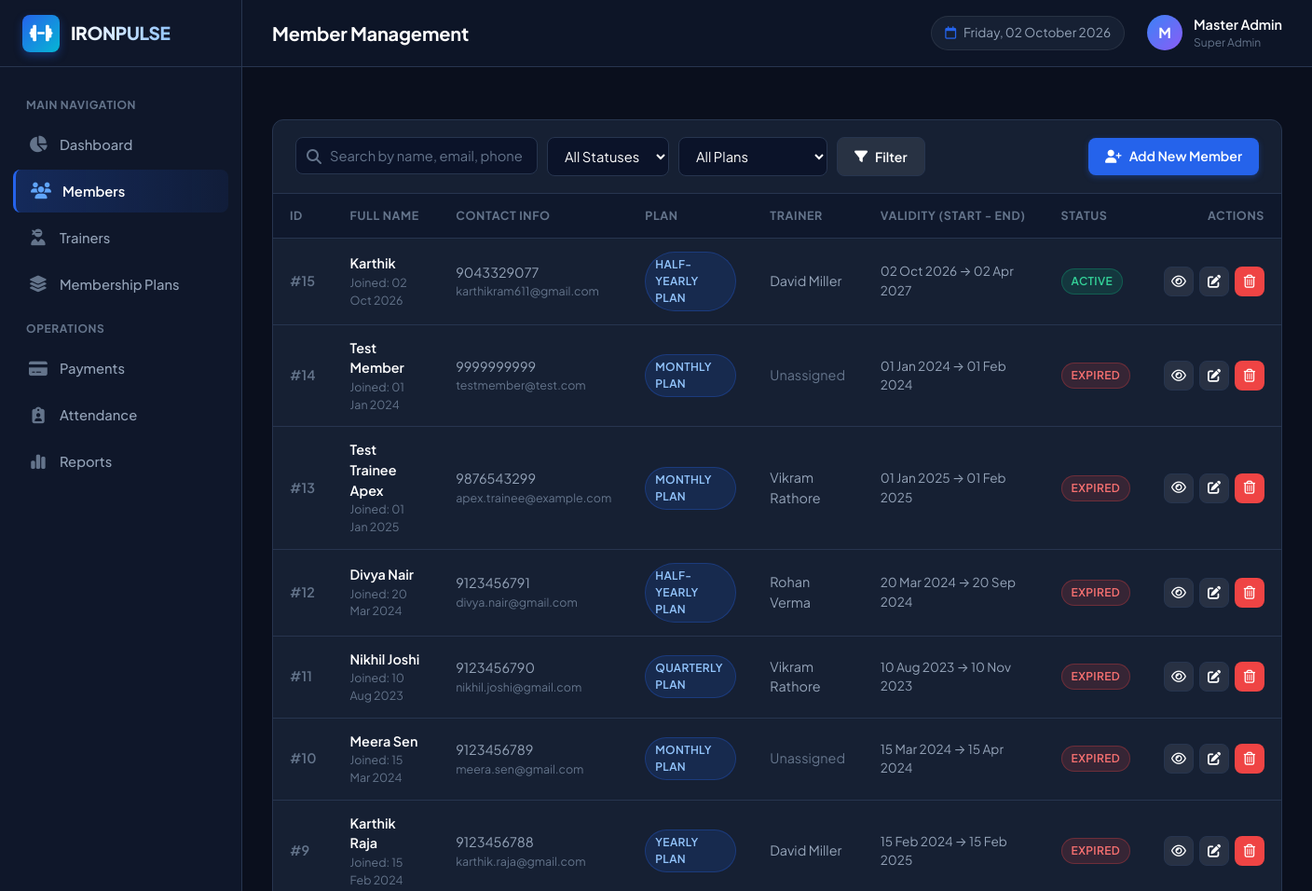
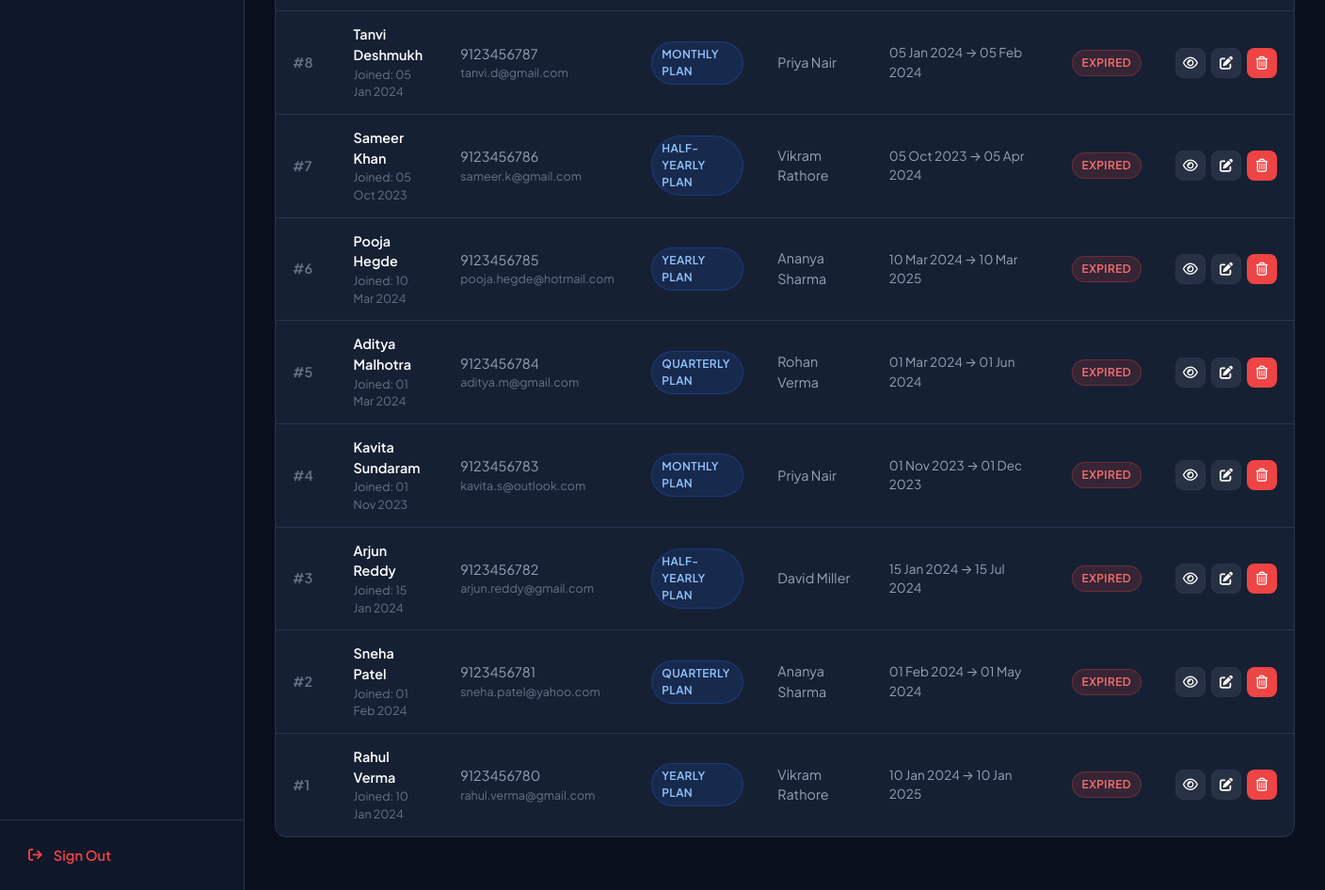
Screenshot of /members (signed in) with the database file from the repository (2 pictures, top to bottom).
### tables this page shows
CREATE TABLE members (
        id INTEGER PRIMARY KEY AUTOINCREMENT,
        full_name TEXT NOT NULL,
        email TEXT UNIQUE NOT NULL,
        phone TEXT NOT NULL,
        gender TEXT NOT NULL,
        dob TEXT,
        address TEXT,
        joining_date TEXT NOT NULL,
        trainer_id INTEGER,
        plan_id INTEGER,
        membership_start TEXT NOT NULL,
        membership_end TEXT NOT NULL,
        status TEXT DEFAULT 'Active',
        created_at TIMESTAMP DEFAULT CURRENT_TIMESTAMP,
        FOREIGN KEY (trainer_id) REFERENCES trainers(id) ON DELETE SET NULL,
        FOREIGN KEY (plan_id) REFERENCES membership_plans(id) ON DELETE SET NULL
    );

CREATE TABLE membership_plans (
        id INTEGER PRIMARY KEY AUTOINCREMENT,
        plan_name TEXT UNIQUE NOT NULL,
        duration_months INTEGER NOT NULL,
        price REAL NOT NULL,
        description TEXT,
        status TEXT DEFAULT 'Active',
        created_at TIMESTAMP DEFAULT CURRENT_TIMESTAMP
    );

CREATE TABLE trainers (
        id INTEGER PRIMARY KEY AUTOINCREMENT,
        name TEXT NOT NULL,
        email TEXT UNIQUE NOT NULL,
        phone TEXT NOT NULL,
        gender TEXT NOT NULL,
        specialization TEXT NOT NULL,
        experience INTEGER NOT NULL DEFAULT 1,
        salary REAL NOT NULL DEFAULT 0.00,
        joining_date TEXT NOT NULL,
        status TEXT DEFAULT 'Active',
        created_at TIMESTAMP DEFAULT CURRENT_TIMESTAMP
    );

### app.py (the view)
@app.route('/members')
@login_required
def members():
    refresh_membership_statuses()
    search_query = request.args.get('q', '').strip()
    status_filter = request.args.get('status', '').strip()
    plan_filter = request.args.get('plan_id', '').strip()
    sql = """
        SELECT m.*, p.plan_name, p.price, t.name AS trainer_name
        FROM members m
        LEFT JOIN membership_plans p ON m.plan_id = p.id
        LEFT JOIN trainers t ON m.trainer_id = t.id
        WHERE 1=1
    """
    params = []
    if search_query:
        sql += " AND (m.full_name LIKE %s OR m.email LIKE %s OR m.phone LIKE %s)"
        like_term = f"%{search_query}%"
        params.extend([like_term, like_term, like_term])
    if status_filter:
        sql += " AND m.status = %s"
        params.append(status_filter)
    if plan_filter:
        sql += " AND m.plan_id = %s"
        params.append(plan_filter)
    sql += " ORDER BY m.id DESC"
    member_list = query_db(sql, tuple(params))
    all_plans = query_db("SELECT id, plan_name FROM membership_plans WHERE status = 'Active'")
    return render_template(
        'members/members.html',
        members=member_list,
        plans=all_plans,
        q=search_query,
        selected_status=status_filter,
        selected_plan=plan_filter
    )

### app.py (called while the page is built)
@app.template_filter('format_date')
def date_filter(d):
    return format_date_display(d)

@app.context_processor
def inject_globals():
    return {
        'current_date': date.today().strftime('%A, %d %B %Y'),
        'today_ymd': date.today().strftime('%Y-%m-%d'),
        'current_admin': session.get('admin_name', 'Administrator'),
        'current_admin_user': session.get('admin_username', 'admin')
    }

def refresh_membership_statuses():
    try:
        modify_db("""
            UPDATE members
            SET status = 'Expired'
            WHERE membership_end < CURDATE() AND status = 'Active'
        """)
    except Exception as e:
        pass

### utils/database.py (called while the page is built, shortened)
def is_mysql_available():
    global _mysql_checked, _mysql_available
    if _mysql_checked:
        return _mysql_available

def get_db_connection():
    global DB_MODE
    DB_MODE = 'sqlite_fallback'
    os.makedirs(os.path.dirname(SQLITE_PATH), exist_ok=True)
    conn = sqlite3.connect(SQLITE_PATH, timeout=10)
    conn.row_factory = sqlite3.Row
    return conn

def query_db(query, args=(), one=False):
    conn = get_db_connection()
    try:
        if DB_MODE == 'mysql':
            cursor = conn.cursor(dictionary=True)
            cursor.execute(query, args)
            result = cursor.fetchall()
            cursor.close()
            return (result[0] if result else None) if one else result
        else:
            adapted_query = adapt_query_for_sqlite(query)
            cursor = conn.cursor()
            cursor.execute(adapted_query, args)
            rows = cursor.fetchall()
            result = [dict(row) for row in rows]
            cursor.close()
            return (result[0] if result else None) if one else result
    finally:
        conn.close()

### utils/helpers.py (called while the page is built)
def login_required(f):
    @wraps(f)
    def decorated_function(*args, **kwargs):
        if 'admin_logged_in' not in session or not session.get('admin_logged_in'):
            flash('Please log in first to access the dashboard.', 'warning')
            return redirect(url_for('login'))
        return f(*args, **kwargs)
    return decorated_function

def format_date_display(d):
    if not d:
        return "N/A"
    try:
        if isinstance(d, (datetime, date)):
            return d.strftime('%d %b %Y')
        parsed = datetime.strptime(str(d).split(' ')[0], '%Y-%m-%d')
        return parsed.strftime('%d %b %Y')
    except Exception:
        return str(d)

### templates/members/members.html (shortened to what this page needs)
{% extends 'base.html' %}
{% block page_title %}Member Management{% endblock %}
{% block content %}
<div class="card">
    <div class="card-header">
        <div class="filter-group">
            <form action="{{ url_for('members') }}" method="GET" style="display: flex; gap: 10px; flex-wrap: wrap;">
                <div class="search-box">
                    <i class="fa-solid fa-magnifying-glass"></i>
                    <input
                        type="text"
                        name="q"
                        class="form-control"
                        placeholder="Search by name, email, phone..."
                        value="{{ q }}"
                    >
                </div>
                <select name="status" class="form-select" style="width: auto;" onchange="this.form.submit()">
                    <option value="">All Statuses</option>
                </select>
                <select name="plan_id" class="form-select" style="width: auto;" onchange="this.form.submit()">
                    <option value="">All Plans</option>
                </select>
                <button type="submit" class="btn btn-secondary">
                    <i class="fa-solid fa-filter"></i> Filter
                </button>
            </form>
        </div>
        <a href="{{ url_for('add_member') }}" class="btn btn-primary">
            <i class="fa-solid fa-user-plus"></i> Add New Member
        </a>
    </div>
    <div class="table-responsive">
        <table class="data-table">
            <thead>
                <tr>
                    <th>ID</th>
                    <th>Full Name</th>
                    <th>Contact Info</th>
                    <th>Plan</th>
                    <th>Trainer</th>
                    <th>Validity (Start - End)</th>
                    <th>Status</th>
                    <th style="text-align: right;">Actions</th>
                </tr>
            </thead>
            <tbody>
                {% for m in members %}
                    <tr>
                        <td style="color: var(--text-dim); font-weight: 600;">#{{ m.id }}</td>
                        <td>
                            <div class="table-member-name">{{ m.full_name }}</div>
                            <div class="table-subtext">Joined: {{ m.joining_date | format_date }}</div>
                        </td>
                        <td>
                            <div>{{ m.phone }}</div>
                            <div class="table-subtext">{{ m.email }}</div>
                        </td>
                        <td>
                            <span class="badge badge-plan">{{ m.plan_name or 'None' }}</span>
                        </td>
                        <td>
                            {{ m.trainer_name or '<span style="color: var(--text-dim);">Unassigned</span>' | safe }}
                        </td>
                        <td>
                            <div style="font-size: 0.85rem;">{{ m.membership_start | format_date }} &rarr; {{ m.membership_end | format_date }}</div>
                        </td>
                        <td>
                            <span class="badge badge-{{ m.status | lower }}">{{ m.status }}</span>
                        </td>
                        <td style="text-align: right;">
                            <div class="action-btns" style="justify-content: flex-end;">
                                <a href="{{ url_for('view_member', id=m.id) }}" class="btn btn-secondary btn-icon" title="View Details">
                                    <i class="fa-regular fa-eye"></i>
                                </a>
                                <a href="{{ url_for('edit_member', id=m.id) }}" class="btn btn-secondary btn-icon" title="Edit Member">
                                    <i class="fa-solid fa-pen-to-square"></i>
                                </a>
                                <form action="{{ url_for('delete_member', id=m.id) }}" method="POST" class="delete-form" data-item="Member '{{ m.full_name }}'" style="display: inline;">
                                    <button type="submit" class="btn btn-danger btn-icon" title="Delete Member">
                                        <i class="fa-regular fa-trash-can"></i>
                                    </button>
                                </form>
                            </div>
                        </td>
                    </tr>
                {% endfor %}
            </tbody>
        </table>
    </div>
</div>
{% endblock %}

### templates/base.html (shortened to what this page needs)
<!DOCTYPE html>
<html lang="en">
<head>
    <link rel="stylesheet" href="https://cdnjs.cloudflare.com/ajax/libs/font-awesome/6.5.1/css/all.min.css">
    <link rel="stylesheet" href="{{ url_for('static', filename='css/style.css') }}">
</head>
<body>
    <div class="app-container">
        <aside class="sidebar">
            <div class="sidebar-brand">
                <div class="brand-icon">
                    <i class="fa-solid fa-dumbbell"></i>
                </div>
                <div class="brand-text">IRONPULSE</div>
            </div>
            <nav class="sidebar-menu">
                <span class="menu-label">Main Navigation</span>
                <a href="{{ url_for('dashboard') }}" class="nav-link {% if request.endpoint == 'dashboard' %}active{% endif %}">
                    <i class="fa-solid fa-chart-pie"></i>
                    <span>Dashboard</span>
                </a>
                <a href="{{ url_for('members') }}" class="nav-link {% if request.endpoint and 'member' in request.endpoint %}active{% endif %}">
                    <i class="fa-solid fa-users"></i>
                    <span>Members</span>
                </a>
                <a href="{{ url_for('trainers') }}" class="nav-link {% if request.endpoint and 'trainer' in request.endpoint %}active{% endif %}">
                    <i class="fa-solid fa-user-ninja"></i>
                    <span>Trainers</span>
                </a>
                <a href="{{ url_for('plans') }}" class="nav-link {% if request.endpoint and 'plan' in request.endpoint %}active{% endif %}">
                    <i class="fa-solid fa-layer-group"></i>
                    <span>Membership Plans</span>
                </a>
                <span class="menu-label">Operations</span>
                <a href="{{ url_for('payments') }}" class="nav-link {% if request.endpoint and 'payment' in request.endpoint %}active{% endif %}">
                    <i class="fa-solid fa-credit-card"></i>
                    <span>Payments</span>
                </a>
                <a href="{{ url_for('attendance') }}" class="nav-link {% if request.endpoint and 'attendance' in request.endpoint %}active{% endif %}">
                    <i class="fa-solid fa-clipboard-user"></i>
                    <span>Attendance</span>
                </a>
                <a href="{{ url_for('reports') }}" class="nav-link {% if request.endpoint and 'report' in request.endpoint %}active{% endif %}">
                    <i class="fa-solid fa-chart-simple"></i>
                    <span>Reports</span>
                </a>
            </nav>
            <div class="sidebar-footer">
                <a href="{{ url_for('logout') }}" class="logout-link">
                    <i class="fa-solid fa-arrow-right-from-bracket"></i>
                    <span>Sign Out</span>
                </a>
            </div>
        </aside>
        <div class="main-wrapper">
            <header class="topbar">
                <div class="topbar-left">
                    <h1 class="page-title">{% block page_title %}Dashboard Overview{% endblock %}</h1>
                </div>
                <div class="topbar-right">
                    <div class="current-date-badge">
                        <i class="fa-regular fa-calendar"></i>
                        <span>{{ current_date }}</span>
                    </div>
                    <div class="admin-profile">
                        <div class="admin-avatar">
                            {{ current_admin[0] | upper if current_admin else 'A' }}
                        </div>
                        <div class="admin-info">
                            <span class="admin-name">{{ current_admin }}</span>
                            <span class="admin-role">Super Admin</span>
                        </div>
                    </div>
                </div>
            </header>
            <main class="page-content">
                {% block content %}{% endblock %}
            </main>
        </div>
    </div>
</body>
</html>

### rows the page displays
members: id "15", full_name "Karthik", joining_date "02 Oct 2026", phone "9043329077", email "karthikram611@gmail.com", plan_name "HALF-YEARLY PLAN", name "David Miller", membership_start "02 Oct 2026", membership_end "02 Apr 2027", status "ACTIVE"
members: id "14", full_name "Test Member", joining_date "01 Jan 2024", phone "9999999999", email "testmember@test.com", plan_name "MONTHLY PLAN", trainer_name "Unassigned", membership_start "01 Jan 2024", membership_end "01 Feb 2024", status "EXPIRED"
members: id "13", full_name "Test Trainee Apex", joining_date "01 Jan 2025", phone "9876543299", email "apex.trainee@example.com", plan_name "MONTHLY PLAN", name "Vikram Rathore", membership_start "01 Jan 2025", membership_end "01 Feb 2025", status "EXPIRED"
members: id "12", full_name "Divya Nair", joining_date "20 Mar 2024", phone "9123456791", email "divya.nair@gmail.com", plan_name "HALF-YEARLY PLAN", name "Rohan Verma", membership_start "20 Mar 2024", membership_end "20 Sep 2024", status "EXPIRED"
members: id "11", full_name "Nikhil Joshi", joining_date "10 Aug 2023", phone "9123456790", email "nikhil.joshi@gmail.com", plan_name "QUARTERLY PLAN", name "Vikram Rathore", membership_start "10 Aug 2023", membership_end "10 Nov 2023", status "EXPIRED"
members: id "10", full_name "Meera Sen", joining_date "15 Mar 2024", phone "9123456789", email "meera.sen@gmail.com", plan_name "MONTHLY PLAN", trainer_name "Unassigned", membership_start "15 Mar 2024", membership_end "15 Apr 2024", status "EXPIRED"
members: id "9", full_name "Karthik Raja", joining_date "15 Feb 2024", phone "9123456788", email "karthik.raja@gmail.com", plan_name "YEARLY PLAN", name "David Miller", membership_start "15 Feb 2024", membership_end "15 Feb 2025", status "EXPIRED"
members: id "8", full_name "Tanvi Deshmukh", joining_date "05 Jan 2024", phone "9123456787", email "tanvi.d@gmail.com", plan_name "MONTHLY PLAN", name "Priya Nair", membership_start "05 Jan 2024", membership_end "05 Feb 2024", status "EXPIRED"
members: id "7", full_name "Sameer Khan", joining_date "05 Oct 2023", phone "9123456786", email "sameer.k@gmail.com", plan_name "HALF-YEARLY PLAN", name "Vikram Rathore", membership_start "05 Oct 2023", membership_end "05 Apr 2024", status "EXPIRED"
members: id "6", full_name "Pooja Hegde", joining_date "10 Mar 2024", phone "9123456785", email "pooja.hegde@hotmail.com", plan_name "YEARLY PLAN", name "Ananya Sharma", membership_start "10 Mar 2024", membership_end "10 Mar 2025", status "EXPIRED"
members: id "5", full_name "Aditya Malhotra", joining_date "01 Mar 2024", phone "9123456784", email "aditya.m@gmail.com", plan_name "QUARTERLY PLAN", name "Rohan Verma", membership_start "01 Mar 2024", membership_end "01 Jun 2024", status "EXPIRED"
members: id "4", full_name "Kavita Sundaram", joining_date "01 Nov 2023", phone "9123456783", email "kavita.s@outlook.com", plan_name "MONTHLY PLAN", name "Priya Nair", membership_start "01 Nov 2023", membership_end "01 Dec 2023", status "EXPIRED"
members: id "3", full_name "Arjun Reddy", joining_date "15 Jan 2024", phone "9123456782", email "arjun.reddy@gmail.com", plan_name "HALF-YEARLY PLAN", name "David Miller", membership_start "15 Jan 2024", membership_end "15 Jul 2024", status "EXPIRED"
members: id "2", full_name "Sneha Patel", joining_date "01 Feb 2024", phone "9123456781", email "sneha.patel@yahoo.com", plan_name "QUARTERLY PLAN", name "Ananya Sharma", membership_start "01 Feb 2024", membership_end "01 May 2024", status "EXPIRED"
members: id "1", full_name "Rahul Verma", joining_date "10 Jan 2024", phone "9123456780", email "rahul.verma@gmail.com", plan_name "YEARLY PLAN", name "Vikram Rathore", membership_start "10 Jan 2024", membership_end "10 Jan 2025", status "EXPIRED"

### other values shown
{{ current_admin[0] | upper if current_admin else 'A' }} "M"
{{ current_admin }} "Master Admin"
